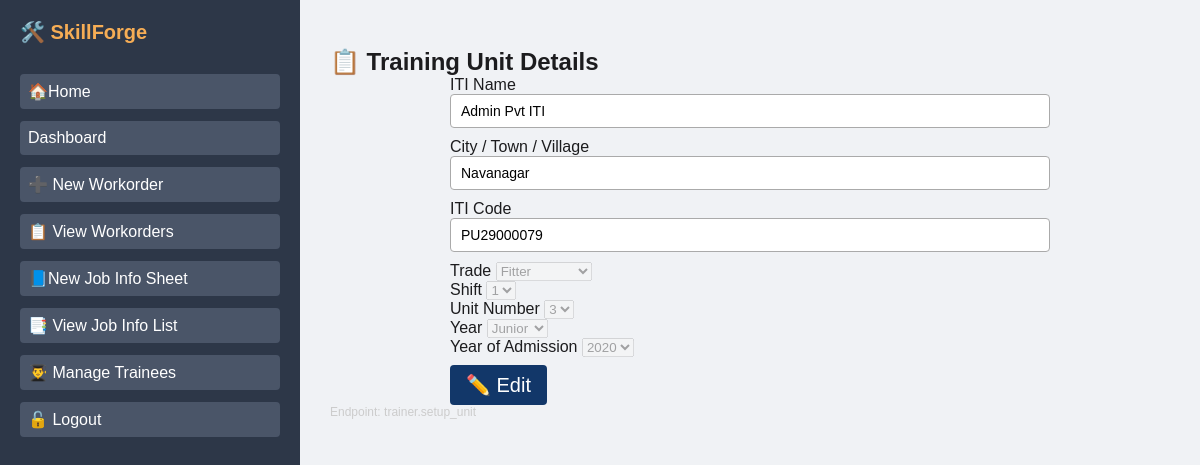
Page /trainer/setup (signed in) on the committed database.
### models.py (models this page shows)
class TrainerUnit(db.Model):
    id = db.Column(db.Integer, primary_key=True)
    trainer_id = db.Column(db.Integer, db.ForeignKey('user.id'), unique=True, nullable=False)
    iti_name = db.Column(db.String(100), nullable=False)
    city = db.Column(db.String(100), nullable=False)
    iti_code = db.Column(db.String(10), nullable=False)
    trade = db.Column(db.String(50), nullable=False)
    shift_number = db.Column(db.Integer, nullable=False)
    unit_number = db.Column(db.Integer, nullable=False)
    year = db.Column(db.String(10), nullable=False)
    year_of_admission = db.Column(db.Integer, nullable=True)
    trainer = db.relationship("User", backref="unit_profile", uselist=False)
    trainees = db.relationship(
        "Trainee",
        backref="trainer_unit",
        cascade="all, delete-orphan",
        passive_deletes=True
    )

### trainer/routes.py (the view, shortened to what this page needs)
@trainer_bp.route("/setup", methods=["GET", "POST"])
@login_required
@trainer_required
def setup_unit():
    unit = TrainerUnit.query.filter_by(trainer_id=current_user.id).first()
    form = SetupUnitForm(obj=unit)
    is_edit_mode = request.args.get("edit") == "true"
    if not unit:
        is_edit_mode = True
    return render_template("trainer_setup.html", form=form, unit=unit, is_edit_mode=is_edit_mode)

### app.py (called while the page is built)
@login_manager.user_loader
def load_user(user_id):
    return User.query.get(int(user_id))

### Templates/trainer_setup.html (shortened to what this page needs)
{% extends "base.html" %}
{% block content %}
<div class="container mt-5">
  <h2 class="mb-4 text-center">📋 Training Unit Details</h2>
  <form method="POST">
    <div class="form-group">
      {{ form.iti_name.label(class="form-label") }}
      {{ form.iti_name(class="form-control", readonly=not is_edit_mode) }}
    </div>
    <div class="form-group">
      {{ form.city.label(class="form-label") }}
      {{ form.city(class="form-control", readonly=not is_edit_mode) }}
    </div>
    <div class="form-group">
      {{ form.iti_code.label(class="form-label") }}
      {{ form.iti_code(class="form-control", readonly=not is_edit_mode) }}
    </div>
    <div class="form-group">
      {{ form.trade.label(class="form-label") }}
      {{ form.trade(class="form-select", disabled=not is_edit_mode) }}
    </div>
    <div class="form-group">
      {{ form.shift_number.label(class="form-label") }}
      {{ form.shift_number(class="form-select", disabled=not is_edit_mode) }}
    </div>
    <div class="form-group">
      {{ form.unit_number.label(class="form-label") }}
      {{ form.unit_number(class="form-select", disabled=not is_edit_mode) }}
    </div>
    <div class="form-group">
      {{ form.year.label(class="form-label") }}
      {{ form.year(class="form-select", disabled=not is_edit_mode) }}
    </div>
    <div class="form-group">
      {{ form.year_of_admission.label(class="form-label") }}
      {{ form.year_of_admission(class="form-select", disabled=not is_edit_mode) }}
    </div>
    {% if is_edit_mode %}
      <button type="submit" class="btn btn-success mt-3">💾 Save</button>
    {% elif unit %}
      <a href="{{ url_for('trainer.setup_unit', edit='true') }}" class="btn btn-primary mt-3">✏️ Edit</a>
    {% endif %}
  </form>
</div>
{% endblock %}

### static/CSS/style.css (style rules this page uses)
:root { --primary: #2E3236; --secondary: #3286be; --accent: #123769; --bg: #F2F3F5; --text: #1C1C1E; }
* { box-sizing: border-box; margin: 0; padding: 0; }
body { font-family: "Segoe UI", sans-serif; background: var(--bg); color: var(--text); margin: 0; font-family: sans-serif; background-color: #f0f2f5; }
.btn { display: inline-block; background: var(--accent); color: #fff; padding: 0.5rem 1rem; border-radius: 4px; margin-top: 1rem; text-decoration: none; font-size: 20px; }
a.btn { background: var(--accent); color: #fff; padding: 0.5rem 1rem; text-decoration: none; border-radius: 4px; margin-top: 0.5rem; display: inline-block; }
.form-control, .form-control-file { width: 100%; padding: 6px; margin-bottom: 10px; font-size: 14px; border: 1px solid #aaa; border-radius: 4px; box-sizing: border-box; }
form { max-width: 600px; margin: 0 auto; }
.form-control, .form-control-file { width: 100%; padding: 8px 10px; font-size: 14px; }

### Templates/base.html (style rules this page uses)
body { margin: 0; font-family: sans-serif; background-color: #f0f2f5; }

### rows in the picture
TrainerUnit: iti_name "Admin Pvt ITI", city "Navanagar", iti_code "PU29000079", trade "Fitter", shift_number "1", unit_number "3", year "Junior", year_of_admission "2020"

### other values in the picture
{{ request.endpoint }} "trainer.setup_unit"
